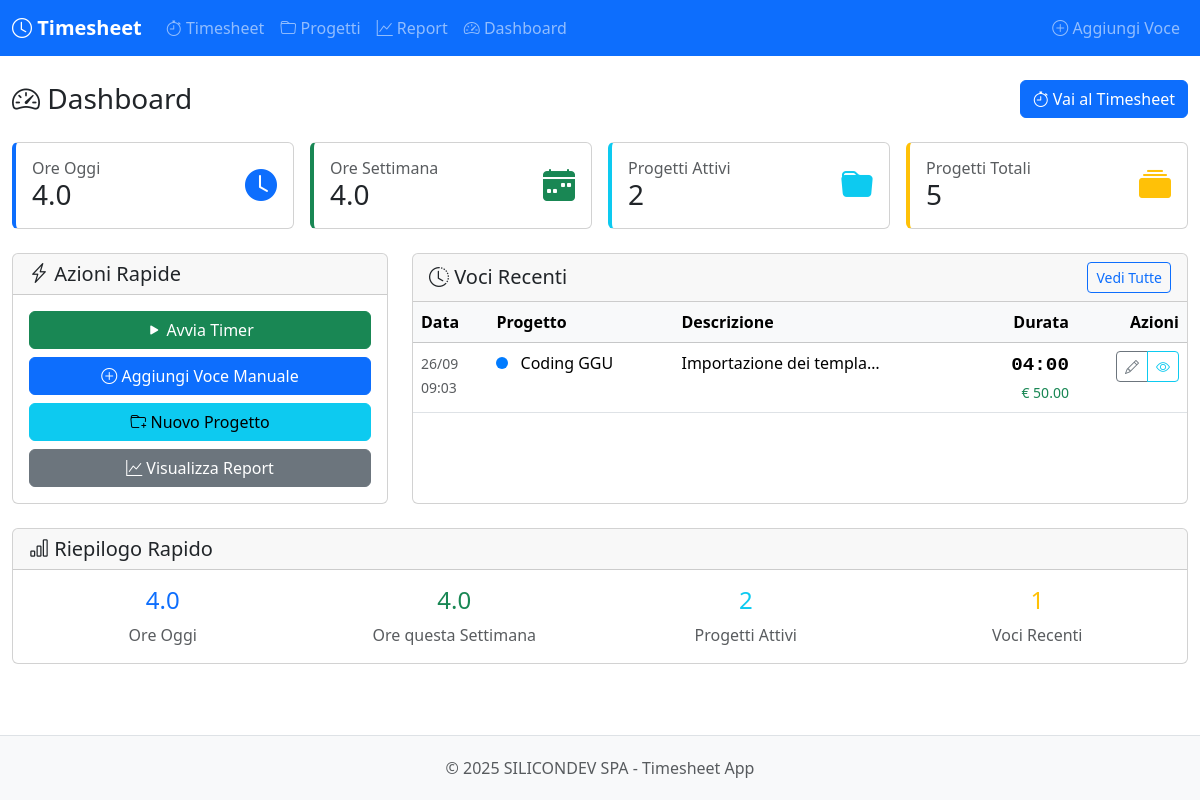
/dashboard, run on the app's committed database.
### models.py (models this page shows, shortened)
class TimeEntry(db.Model):
    __tablename__ = 'time_entries'
    id = db.Column(db.Integer, primary_key=True)
    project_id = db.Column(db.Integer, db.ForeignKey('projects.id'), nullable=False)
    description = db.Column(db.Text, nullable=False)
    start_time = db.Column(db.DateTime, nullable=False)
    end_time = db.Column(db.DateTime)
    duration_minutes = db.Column(db.Integer)
    is_running = db.Column(db.Boolean, default=False)
    tags = db.Column(db.String(200))
    created_at = db.Column(db.DateTime, default=datetime.now)
    updated_at = db.Column(db.DateTime, default=datetime.now, onupdate=datetime.now)
    @property
    def duration_hours(self):
        if self.duration_minutes:
            return round(self.duration_minutes / 60, 2)
        return 0.0
    @property
    def duration_display(self):
        if not self.duration_minutes:
            return "00:00"
        hours = self.duration_minutes // 60
        minutes = self.duration_minutes % 60
        return f"{hours:02d}:{minutes:02d}"
    @property
    def earnings(self):
        if self.project and self.project.hourly_rate:
            return round(self.duration_hours * self.project.hourly_rate, 2)
        return 0.0

class Project(db.Model):
    __tablename__ = 'projects'
    id = db.Column(db.Integer, primary_key=True)
    name = db.Column(db.String(100), nullable=False, unique=True)
    description = db.Column(db.Text)
    color = db.Column(db.String(7), default='#007bff')
    hourly_rate = db.Column(db.Float, default=0.0)
    is_active = db.Column(db.Boolean, default=True)
    created_at = db.Column(db.DateTime, default=datetime.now)
    updated_at = db.Column(db.DateTime, default=datetime.now, onupdate=datetime.now)
    time_entries = db.relationship('TimeEntry', backref='project', lazy='dynamic', cascade='all, delete-orphan')

### app.py (the view)
    @app.route('/dashboard')
    def dashboard():
        today = date.today()
        today_entries = TimeEntry.query.filter(
            func.date(TimeEntry.start_time) == today
        ).all()
        today_hours = sum([entry.duration_hours for entry in today_entries if entry.duration_hours])
        start_of_week = today - timedelta(days=today.weekday())
        week_entries = TimeEntry.query.filter(
            func.date(TimeEntry.start_time) >= start_of_week
        ).all()
        week_hours = sum([entry.duration_hours for entry in week_entries if entry.duration_hours])
        active_projects = Project.query.filter_by(is_active=True).count()
        total_projects = Project.query.count()
        stats = {
            'today_hours': round(today_hours, 2) if today_hours else 0,
            'week_hours': round(week_hours, 2) if week_hours else 0,
            'active_projects': active_projects,
            'total_projects': total_projects,
            'recent_entries': TimeEntry.query.order_by(TimeEntry.created_at.desc()).limit(5).all()
        }
        return render_template('dashboard.html', stats=stats)

### templates/dashboard.html (shortened to what this page needs)
{% extends "base.html" %}
{% block content %}
<div class="container-fluid py-4">
    <div class="row">
        <div class="col-12">
            <div class="d-flex justify-content-between align-items-center mb-4">
                <h1 class="h3 mb-0">
                    <i class="bi bi-speedometer2"></i> Dashboard
                </h1>
                <div>
                    <a href="{{ url_for('timesheet.index') }}" class="btn btn-primary">
                        <i class="bi bi-stopwatch"></i> Vai al Timesheet
                    </a>
                </div>
            </div>
        </div>
    </div>
    <div class="row g-3 mb-4">
        <div class="col-md-3">
            <div class="card card-stat">
                <div class="card-body">
                    <div class="d-flex justify-content-between align-items-center">
                        <div>
                            <h6 class="card-title text-muted mb-0">Ore Oggi</h6>
                            <h3 class="mb-0">{{ stats.today_hours }}</h3>
                        </div>
                        <div class="text-primary">
                            <i class="bi bi-clock-fill" style="font-size: 2rem;"></i>
                        </div>
                    </div>
                </div>
            </div>
        </div>
        <div class="col-md-3">
            <div class="card card-stat success">
                <div class="card-body">
                    <div class="d-flex justify-content-between align-items-center">
                        <div>
                            <h6 class="card-title text-muted mb-0">Ore Settimana</h6>
                            <h3 class="mb-0">{{ stats.week_hours }}</h3>
                        </div>
                        <div class="text-success">
                            <i class="bi bi-calendar-week-fill" style="font-size: 2rem;"></i>
                        </div>
                    </div>
                </div>
            </div>
        </div>
        <div class="col-md-3">
            <div class="card card-stat info">
                <div class="card-body">
                    <div class="d-flex justify-content-between align-items-center">
                        <div>
                            <h6 class="card-title text-muted mb-0">Progetti Attivi</h6>
                            <h3 class="mb-0">{{ stats.active_projects }}</h3>
                        </div>
                        <div class="text-info">
                            <i class="bi bi-folder-fill" style="font-size: 2rem;"></i>
                        </div>
                    </div>
                </div>
            </div>
        </div>
        <div class="col-md-3">
            <div class="card card-stat warning">
                <div class="card-body">
                    <div class="d-flex justify-content-between align-items-center">
                        <div>
                            <h6 class="card-title text-muted mb-0">Progetti Totali</h6>
                            <h3 class="mb-0">{{ stats.total_projects }}</h3>
                        </div>
                        <div class="text-warning">
                            <i class="bi bi-collection-fill" style="font-size: 2rem;"></i>
                        </div>
                    </div>
                </div>
            </div>
        </div>
    </div>
    <div class="row">
        <div class="col-lg-4 mb-4">
            <div class="card h-100">
                <div class="card-header">
                    <h5 class="card-title mb-0">
                        <i class="bi bi-lightning-charge"></i> Azioni Rapide
                    </h5>
                </div>
                <div class="card-body">
                    <div class="d-grid gap-2">
                        <a href="{{ url_for('timesheet.index') }}" class="btn btn-success">
                            <i class="bi bi-play-fill"></i> Avvia Timer
                        </a>
                        <a href="{{ url_for('timesheet.quick_add') }}" class="btn btn-primary">
                            <i class="bi bi-plus-circle"></i> Aggiungi Voce Manuale
                        </a>
                        <a href="{{ url_for('projects.create') }}" class="btn btn-info">
                            <i class="bi bi-folder-plus"></i> Nuovo Progetto
                        </a>
                        <a href="{{ url_for('reports.index') }}" class="btn btn-secondary">
                            <i class="bi bi-graph-up"></i> Visualizza Report
                        </a>
                    </div>
                </div>
            </div>
        </div>
        <div class="col-lg-8 mb-4">
            <div class="card h-100">
                <div class="card-header d-flex justify-content-between align-items-center">
                    <h5 class="card-title mb-0">
                        <i class="bi bi-clock-history"></i> Voci Recenti
                    </h5>
                    <a href="{{ url_for('timesheet.index') }}" class="btn btn-sm btn-outline-primary">
                        Vedi Tutte
                    </a>
                </div>
                <div class="card-body p-0">
                    {% if stats.recent_entries %}
                    <div class="table-responsive">
                        <table class="table table-hover mb-0">
                            <thead class="table-light">
                            <tr>
                                <th>Data</th>
                                <th>Progetto</th>
                                <th>Descrizione</th>
                                <th class="text-end">Durata</th>
                                <th class="text-end">Azioni</th>
                            </tr>
                            </thead>
                            <tbody>
                            {% for entry in stats.recent_entries %}
                            <tr class="time-entry">
                                <td>
                                    <small class="text-muted">
                                        {{ entry.start_time.strftime('%d/%m') }}
                                        <br>
                                        {{ entry.start_time.strftime('%H:%M') }}
                                    </small>
                                </td>
                                <td>
                                    <span class="project-badge"
                                          style="background-color: {{ entry.project.color }};"></span>
                                    {{ entry.project.name }}
                                </td>
                                <td>
                                    <div class="text-truncate" style="max-width: 200px;"
                                         title="{{ entry.description }}">
                                        {{ entry.description }}
                                    </div>
                                </td>
                                <td class="text-end">
                                    {% if entry.is_running %}
                                    <span class="timer-display text-success">
                                                    <i class="bi bi-stopwatch"></i>
                                                    <span id="running-duration-{{ entry.id }}">{{ entry.duration_display }}</span>
                                                </span>
                                    {% else %}
                                    <span class="timer-display">{{ entry.duration_display }}</span>
                                    {% if entry.earnings > 0 %}
                                    <br>
                                    <small class="text-success">€ {{ "%.2f"|format(entry.earnings) }}</small>
                                    {% endif %}
                                    {% endif %}
                                </td>
                                <td class="text-end">
                                    <div class="btn-group btn-group-sm">
                                        {% if entry.is_running %}
                                        <button class="btn btn-danger btn-sm" onclick="stopTimer({{ entry.id }})">
                                            <i class="bi bi-stop-fill"></i>
                                        </button>
                                        {% else %}
                                        <a href="{{ url_for('timesheet.edit_entry', entry_id=entry.id) }}"
                                           class="btn btn-outline-secondary btn-sm">
                                            <i class="bi bi-pencil"></i>
                                        </a>
                                        {% endif %}
                                        <a href="{{ url_for('timesheet.view_entry', entry_id=entry.id) }}"
                                           class="btn btn-outline-info btn-sm">
                                            <i class="bi bi-eye"></i>
                                        </a>
                                    </div>
                                </td>
                            </tr>
                            {% endfor %}
                            </tbody>
                        </table>
                    </div>
                    {% endif %}
                </div>
            </div>
        </div>
    </div>
    <div class="row">
        <div class="col-12">
            <div class="card">
                <div class="card-header">
                    <h5 class="card-title mb-0">
                        <i class="bi bi-bar-chart"></i> Riepilogo Rapido
                    </h5>
                </div>
                <div class="card-body">
                    <div class="row text-center">
                        <div class="col-md-3">
                            <h4 class="text-primary">{{ stats.today_hours }}</h4>
                            <p class="text-muted mb-0">Ore Oggi</p>
                        </div>
                        <div class="col-md-3">
                            <h4 class="text-success">{{ stats.week_hours }}</h4>
                            <p class="text-muted mb-0">Ore questa Settimana</p>
                        </div>
                        <div class="col-md-3">
                            <h4 class="text-info">{{ stats.active_projects }}</h4>
                            <p class="text-muted mb-0">Progetti Attivi</p>
                        </div>
                        <div class="col-md-3">
                            <h4 class="text-warning">{{ (stats.recent_entries|length) }}</h4>
                            <p class="text-muted mb-0">Voci Recenti</p>
                        </div>
                    </div>
                </div>
            </div>
        </div>
    </div>
</div>
{% endblock %}

### templates/base.html (style rules this page uses)
:root { --primary-color: #0d6efd; --secondary-color: #6c757d; --success-color: #198754; --danger-color: #dc3545; --warning-color: #ffc107; --info-color: #0dcaf0; }
.timer-display { font-family: 'Courier New', monospace; font-size: 1.2em; font-weight: bold; }
.project-badge { display: inline-block; width: 12px; height: 12px; border-radius: 50%; margin-right: 8px; }
.card-stat { border-left: 4px solid var(--primary-color); }
.card-stat.success { border-left-color: var(--success-color); }
.card-stat.warning { border-left-color: var(--warning-color); }
.card-stat.info { border-left-color: var(--info-color); }
.time-entry { transition: background-color 0.2s; }

### data on the page
TimeEntry: start_time "26/09", start_time "09:03", project.name "Coding GGU", description "Importazione dei templa…", duration_display "04:00"
Project: earnings "50.00"

### other printed values
{{ stats.today_hours }} "4.0"
{{ stats.week_hours }} "4.0"
{{ stats.active_projects }} "2"
{{ stats.total_projects }} "5"
{{ (stats.recent_entries|length) }} "1"
